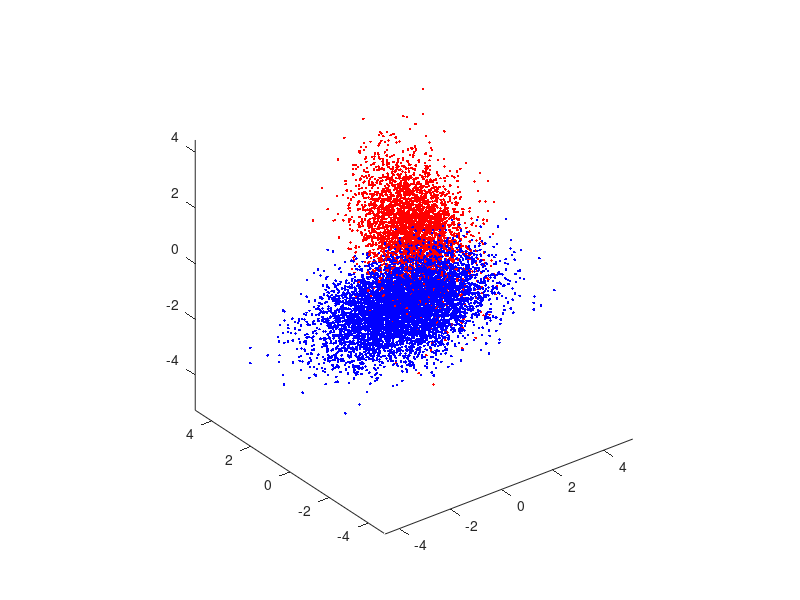

Source code (MATLAB): (Note: this script raises an error after producing the figure.)
%Code provided from the homework
clear all, close all,
N = 10000; p0 = 0.65; p1 = 0.35;
u = rand(1,N)>=p0; N0 = length(find(u==0)); N1 = length(find(u==1));
mu0 = [-1/2;-1/2;-1/2]; Sigma0 = [1,-0.5,0.3;-0.5,1,-0.5;0.3,-0.5,1];
r0 = mvnrnd(mu0, Sigma0, N0);
figure(1), plot3(r0(:,1),r0(:,2),r0(:,3),'.b'); axis equal, hold on,
mu1 = [1;1;1]; Sigma1 = [1,0.3,-0.2;0.3,1,0.3;-0.2,0.3,1];
r1 = mvnrnd(mu1, Sigma1, N1);
figure(1), plot3(r1(:,1),r1(:,2),r1(:,3),'.r'); axis equal, hold on,

%Naive Bayesian classifier identity matrix 
Sigma_NB = eye(3);   % identity covariance for both classes

n = 3; % number of dimensions
x = zeros(n, N); % All of the data stored as columns
label = zeros(1, N); % Will store labels

Nc = [N0, N1]; % number of samples from each class
x = zeros(n,N); % save up space

%Assign the class labels
x(:, u==0) = r0';
label(u==0) = 0;
x(:, u==1) = r1';
label(u==1) = 1;

% Code modified from provided ExpectedRiskMinimization.m
lambda = [0 1; 1 0];  % loss values
gamma = (lambda(2,1) - lambda(1,1))/(lambda(1,2) - lambda(2,2)) * p0/p1; 
%threshold

discriminantScore = log(evalGaussian(x, mu1, Sigma_NB)) - log(evalGaussian ...
    (x, mu0, Sigma_NB)); % - log(gamma);


% Create an array of gamma values to sweep for ROC curve
gammaRange = logspace(-3, 10, 1000); % Sweep threshold values (-10,10 is 
% same as 0,inf in log space)
numGamma = length(gammaRange);

% Preallocate arrays for ROC curve
P_TP = zeros(1, numGamma);  % True positive rate P(D=1|L=1)
P_FP = zeros(1, numGamma); % False positive rate P(D=1|L=0)

% Create roc curve by sweeping
for i = 1:numGamma
    % Make decision based on current gamma threshold
    decision = (discriminantScore >= log(gammaRange(i)));
    
    % Find indices for each outcome (following class example pattern)
    ind00 = find(decision==0 & label==0); p00 = length(ind00)/Nc(1); % true negative
    ind10 = find(decision==1 & label==0); p10 = length(ind10)/Nc(1); % false positive
    ind01 = find(decision==0 & label==1); p01 = length(ind01)/Nc(2); % false negative
    ind11 = find(decision==1 & label==1); p11 = length(ind11)/Nc(2); % true positive
    
    % Store for ROC curve
    P_TP(i) = p11;   % P(D=1|L=1)
    P_FP(i) = p10;  % P(D=1|L=0)
end

P_error = zeros(1, numGamma);
for i = 1:numGamma %Calculate the error for each gamma value
    P_error(i) = P_FP(i) * p0 + (1 - P_TP(i)) * p1;
end

[min_P_error_empirical, min_idx] = min(P_error); %Get the minimum error
gamma_empirical = gammaRange(min_idx);
P_TP_empirical = P_TP(min_idx);
P_FP_empirical = P_FP(min_idx);

% Theoretical optimal probabilities using gamma from part 1 of part A
decision_theoretical = (discriminantScore >= log(gamma));
ind00_theo = find(decision_theoretical==0 & label==0);
ind10_theo = find(decision_theoretical==1 & label==0);
ind01_theo = find(decision_theoretical==0 & label==1);
ind11_theo = find(decision_theoretical==1 & label==1);

p00_theo = length(ind00_theo)/Nc(1);
p10_theo = length(ind10_theo)/Nc(1);
p01_theo = length(ind01_theo)/Nc(2);
p11_theo = length(ind11_theo)/Nc(2);

Perror_theo = [p10_theo, p01_theo] * Nc' / N;

% Plot ROC curve
figure(2), clf,
plot(P_FP, P_TP, 'b-', 'LineWidth', 2, "DisplayName", 'ROC Curve'); hold on,

% plot the optimal points
plot(p10_theo, p11_theo, 'ro', 'MarkerSize', 12, 'LineWidth', 2.5, ...
    'MarkerFaceColor', 'r', 'DisplayName', sprintf('Theoretical Optimal (\\gamma=%.2f)', gamma));
plot(P_FP_empirical, P_TP_empirical, 'gs', 'MarkerSize', 12, 'LineWidth', ...
    2.5, 'MarkerFaceColor', 'g', 'DisplayName', sprintf('Empirical Min P(error) (\\gamma=%.2f)', gamma_empirical));

% Plot random classifier baseline
%plot([0 1], [0 1], 'k--', 'LineWidth', 1, 'DisplayName', 'Random Classifier');

grid on,
xlabel('False Positive Rate', 'FontSize', 12);
ylabel('True Positive Rate', 'FontSize', 12);
title('ROC Curve for ERM Classifier', 'FontSize', 14);
legend('show', 'Location', 'SouthEast', 'FontSize', 10);
axis([0 1 0 1]);

% Add labels for the optimal points
text(p10_theo + 0.12, p11_theo - 0.05, ...
    sprintf('Theoretical\nTP=%.4f\nFP=%.4f\nP(err)=%.4f', p11_theo, ...
    p10_theo, Perror_theo), 'Color', 'r', 'FontSize', 9, 'FontWeight', ...
    'bold', 'BackgroundColor', 'white', 'EdgeColor', 'red', 'LineWidth', 1);
text(P_FP_empirical + 0.02, P_TP_empirical - 0.05, ...
    sprintf('Empirical\nTP=%.4f\nFP=%.4f\nP(err)=%.4f', ...
    P_TP_empirical, P_FP_empirical, min_P_error_empirical), 'Color', 'g', ...
    'FontSize', 9, 'FontWeight', 'bold', 'BackgroundColor', 'white', ...
    'EdgeColor', 'green', 'LineWidth', 1);